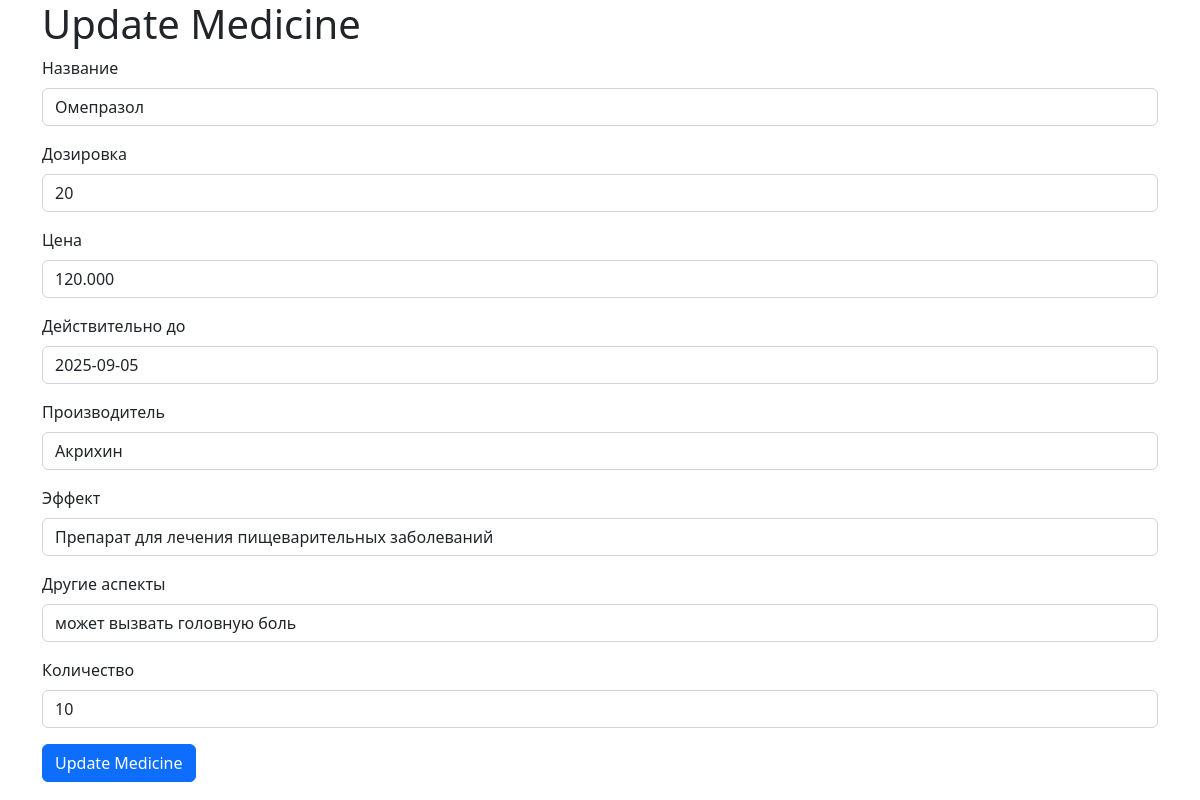
/meds/9/update/, run on the app's committed database.
### api/models.py (models this page shows, shortened)
class Medicine(models.Model):
    med_n = models.CharField(max_length=30, verbose_name="Название")
    dose = models.IntegerField(verbose_name="Дозировка", )
    price = models.DecimalField(max_digits=10, decimal_places=3, verbose_name="Цена")
    until = models.DateField(verbose_name="Действительно до")
    dev = models.CharField(max_length=30, verbose_name="Производитель")
    effect = models.CharField(max_length=100, verbose_name="Эффект")
    others = models.CharField(max_length=100, verbose_name="Другие аспекты")
    amount = models.IntegerField(verbose_name="Количество")
    class Meta:
        verbose_name = "Лекарство"
        verbose_name_plural = "Лекарства"

### api/views.py (the view)
# urls.py: path('meds/<int:pk>/update/', MedicineUpdateView.as_view(), name='upd_med'),
class MedicineUpdateView(UpdateView):
    model = Medicine
    template_name = 'form.html'
    form_class = MedicineForm
    success_url = reverse_lazy('meds-list')

### api/forms.py
class MedicineForm(forms.ModelForm):
    class Meta:
        model = Medicine
        fields = '__all__'
        widgets = {
                    'med_n': forms.TextInput(attrs={'class': 'form-control'}),
                    'dose': forms.NumberInput(attrs={'class': 'form-control'}),
                    'price': forms.NumberInput(attrs={'class': 'form-control'}),
                    'until': forms.DateInput(attrs={'class': 'form-control'}),
                    'dev': forms.TextInput(attrs={'class': 'form-control'}),
                    'effect': forms.TextInput(attrs={'class': 'form-control'}),
                    'others': forms.TextInput(attrs={'class': 'form-control'}),
                    'amount': forms.NumberInput(attrs={'class': 'form-control'}),
                }

### templates/form.html (shortened to what this page needs)
<!DOCTYPE html>
<html lang="en">
<head>
    <link href="https://cdn.jsdelivr.net/npm/bootstrap@5.2.3/dist/css/bootstrap.min.css" rel="stylesheet">
</head>
<body>
    <div class="container">
        <h1>Update Medicine</h1>
        <form method="post">
            {% for field in form %}
                <div class="mb-3">
                    <label for="{{ field.id_for_label }}" class="form-label">{{ field.label }}</label>
                    {{ field }}
                </div>
            {% endfor %}
            <button type="submit" class="btn btn-primary">Update Medicine</button>
        </form>
    </div>
</body>
</html>

### data on the page
Medicine: form "Омепразол" "20" "120.000" "2025-09-05" "Акрихин" "Препарат для лечения пищеварительных заболеваний" "может вызвать головную боль" "10"

### other printed values
{{ field.label }} "Название" "Дозировка" "Цена" "Действительно до" "Производитель" "Эффект" "Другие аспекты" "Количество"
